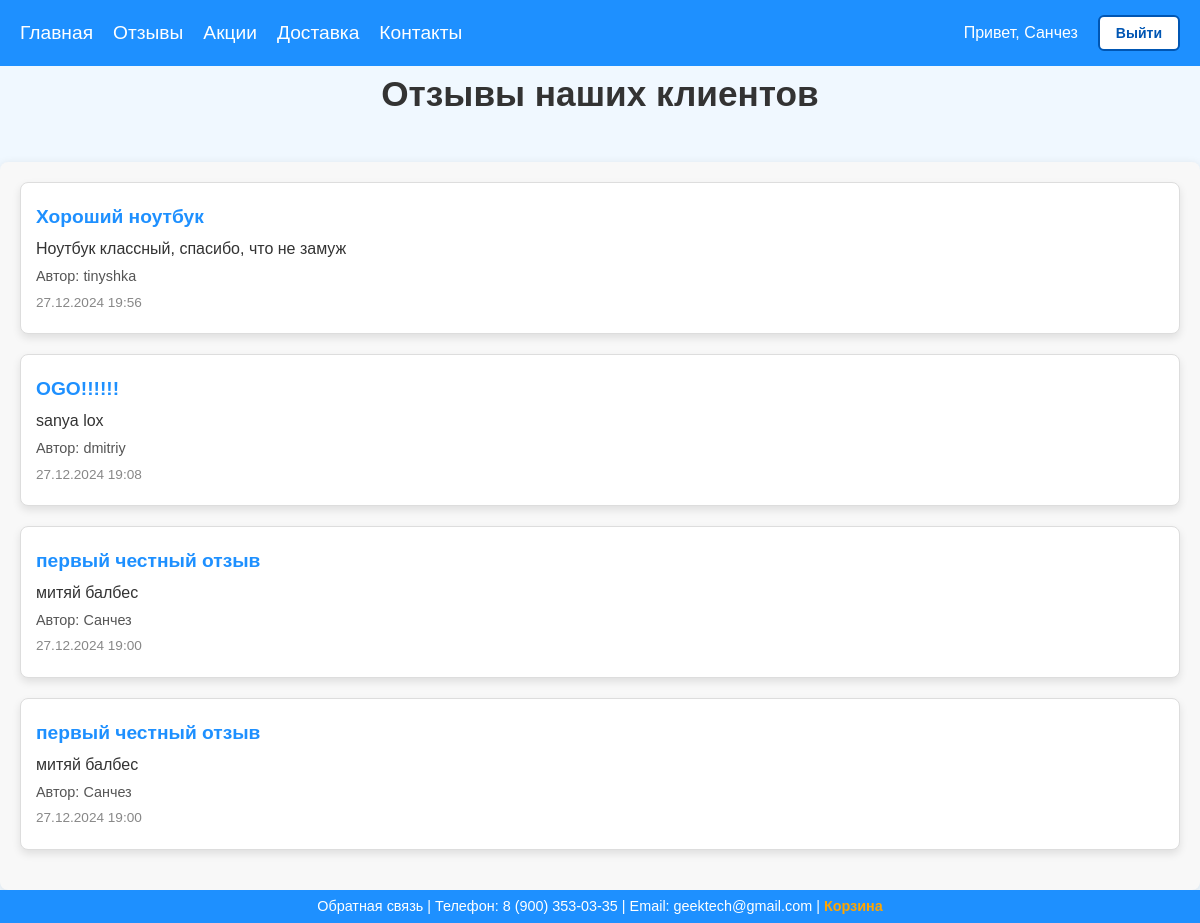
The page /geektech/reviews/ (signed in) on the database its author committed.
### shopapp/models.py (models this page shows, shortened)
class Feedback(models.Model):
    author = models.ForeignKey(User, on_delete=models.CASCADE)
    title = models.CharField(max_length=150)
    text = models.TextField(max_length=2000)
    created_timestamp = models.DateTimeField(auto_now_add=True)

### shopapp/views.py (the view)
# urls.py: path('reviews/', ReviewsView.as_view(), name='reviews'),
class ReviewsView(View):
    def get(self, request: HttpRequest):
        feedbacks = Feedback.objects.all().order_by('-created_timestamp')
        return render(request, 'reviews.html', {'feedbacks': feedbacks})

### shopapp/templates/reviews.html (shortened to what this page needs)
{% extends 'base.html' %}
{% block additional_styles %}
    {% load static %}
    <link rel="stylesheet" href="{% static 'css/base.css' %}">
    <link rel="stylesheet" href="{% static 'css/reviews.css' %}">
{% endblock %}
{% block main %}
<h1>Отзывы наших клиентов</h1>
<div class="feedbacks-container">
    {% for review in feedbacks %}
        <div class="feedback">
            <p><strong>{{ review.title }}</strong></p>
            <p>{{ review.text }}</p>
            <p class="name">Автор: {{ review.author.username }}</p>
            <p class="date">{{ review.created_timestamp|date:"d.m.Y H:i" }}</p>
        </div>
    {% empty %}
        <div class="no-feedback">
            <p>Пока нет отзывов. Будьте первым, кто оставит отзыв!</p>
        </div>
    {% endfor %}
</div>
{% endblock %}

### shopapp/templates/base.html (shortened to what this page needs)
<!DOCTYPE html>
<html lang="ru">
<head>
    {% load static %}
    <link rel="stylesheet" href="{% static 'css/base.css' %}">
    {% block additional_styles %}
    {% endblock %}
</head>
<body>
    <header>
        <div class="menu">
            <a href="{% url 'shopapp:index' %}">Главная</a>
            <a href="{% url 'shopapp:reviews' %}">Отзывы</a>
            <a href="{% url 'shopapp:promotions' %}">Акции</a>
            <a href="{% url 'shopapp:delivery' %}">Доставка</a>
            <a href="{% url 'shopapp:contacts' %}">Контакты</a>
        </div>
        <div class="log-reg-menu">
            {% if user.is_authenticated %}
                <a href="{% url 'users:profile' %}"><span>Привет, {{ user.username }}</span></a>
                <div>
                    <form action="{% url 'logout' %}" method="post">
                        <button type="submit" class="btn-logout">Выйти</button>
                    </form>
                </div>
            {% else %}
                <a href="{% url 'users:profile' %}">Войти</a>
                <a href="{% url 'users:register' %}">Регистрация</a>
            {% endif %}
        </div>
    </header>
    <main>
        {% block main %}{% endblock %}
    </main>
<footer>
    <div class="footer-content">
        <span>Обратная связь | Телефон: 8 (900) 353-03-35 | Email: geektech@gmail.com | <a href="{% url 'shopapp:cart' %}">Корзина</a></span>
    </div>
</footer>
</body>
</html>

### shopapp/static/css/base.css (style rules this page uses)
* { margin: 0; padding: 0; box-sizing: border-box; }
body { font-family: Arial, sans-serif; background-color: #f0f8ff; color: #333; line-height: 1.6; display: flex; flex-direction: column; min-height: 100vh; }
main { flex-grow: 1; }
header { background-color: #1e90ff; color: white; padding: 15px 20px; display: flex; justify-content: space-between; align-items: center; font-family: Arial, sans-serif; }
header .menu { display: flex; gap: 20px; color: #333; font-size: 1.2em; }
header .menu a { color: #fff; text-decoration: none; }
header .log-reg-menu { display: flex; justify-content: flex-end; align-items: center; gap: 20px; }
header .log-reg-menu a { color: #fff; text-decoration: none; }
footer { background-color: #1e90ff; color: white; text-align: center; padding: 5px 20px; position: relative; width: 100%; bottom: 0; margin-top: auto; }
.footer-content { display: flex; justify-content: center; align-items: center; font-size: 0.9em; font-weight: 400; }
.footer-content span { display: inline; color: white; }
.footer-content a { color: #ffa500; text-decoration: none; font-weight: bold; }
.btn-logout { background-color: #ffffff; color: #0056b3; border: 2px solid #0056b3; border-radius: 6px; padding: 8px 16px; font-size: 14px; font-weight: bold; cursor: pointer; transition: all 0.3s ease; }

### shopapp/static/css/reviews.css (style rules this page uses)
.feedbacks-container { width: 100%; max-width: 1200px; margin: 0 auto; padding: 20px; box-sizing: border-box; background-color: #f8f8f8; border-radius: 8px; box-shadow: 0 2px 10px rgba(0, 0, 0, 0.1); }
.feedback { background-color: #ffffff; border: 1px solid #ddd; padding: 15px; margin-bottom: 20px; border-radius: 8px; box-shadow: 0 4px 8px rgba(0, 0, 0, 0.1); transition: transform 0.3s ease, box-shadow 0.3s ease; }
.feedback p { margin: 5px 0; line-height: 1.5; }
.feedback p strong { color: #1e90ff; font-size: 1.2em; }
.feedback p:last-child { font-size: 0.85em; color: #888; }
h1 { text-align: center; margin-bottom: 40px; font-size: 2.2em; color: #333; }
.name { font-size: 0.9em; color: #555; }

### rows shown on the page
Feedback: title "Хороший ноутбук", text "Ноутбук классный, спасибо, что не замуж", author.username "tinyshka", created_timestamp "27.12.2024 19:56"
Feedback: title "OGO!!!!!!", text "sanya lox", author.username "dmitriy", created_timestamp "27.12.2024 19:08"
Feedback: title "первый честный отзыв", text "митяй балбес", author.username "Санчез", created_timestamp "27.12.2024 19:00"
Feedback: title "первый честный отзыв", text "митяй балбес", author.username "Санчез", created_timestamp "27.12.2024 19:00"

### other values the page prints
{{ user.username }} "Санчез"
